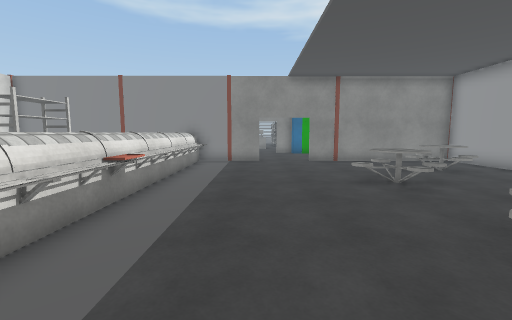
[1] (above)

20 first-person views from a walk through a 3-D level made in the Unity game engine. The camera is 1.4 m above the floor, tilts 6° down and sees 90° across. The floor is counted in squares, 1 m on a side. Each view is taken from the middle of a square. On the plan, view 1 faces up. The plan holds only what a view shows up to about 13 squares ahead; the rest is blank. The place goes on beyond the plan. The player is left out. Door leaves are left out, so doorways stand open. Some surface patterns are stand-ins.

[2]
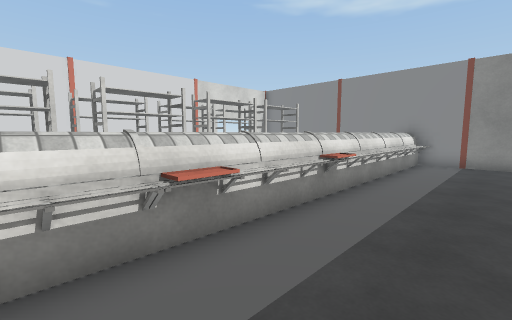

[3]
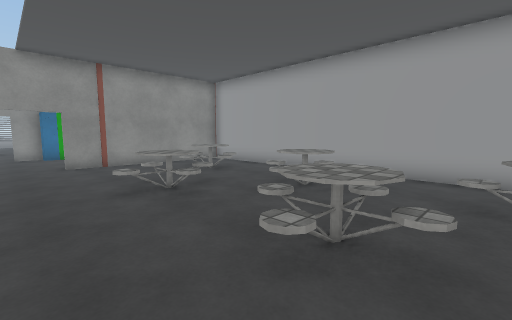

[4]
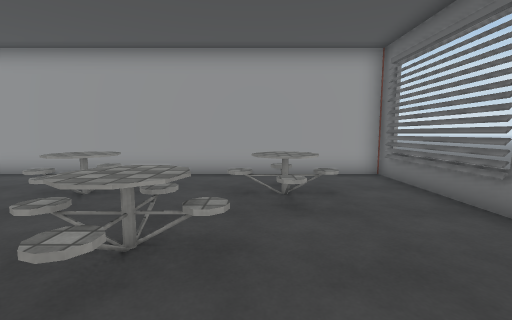

[5]
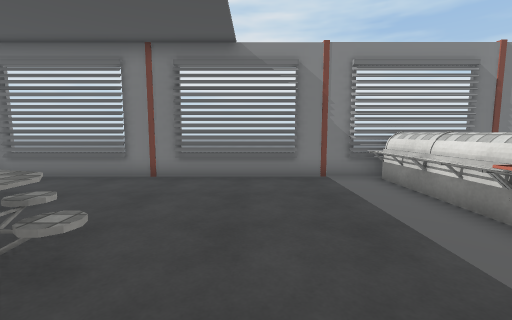

[6]
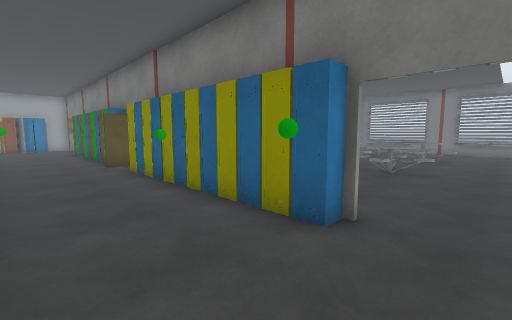

[7]
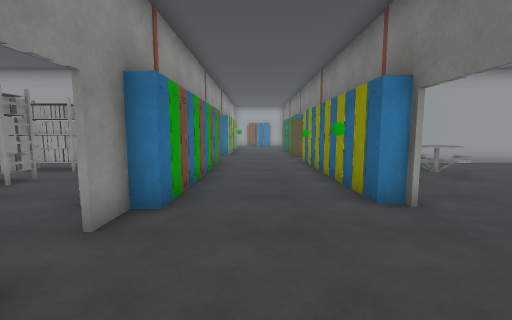

[8]
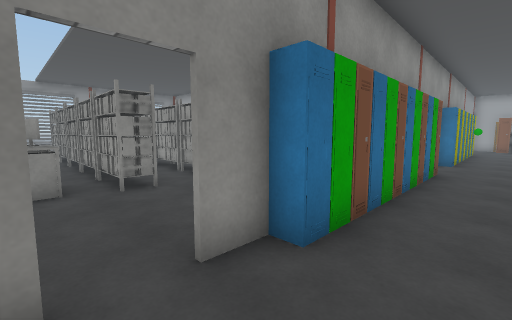

[9]
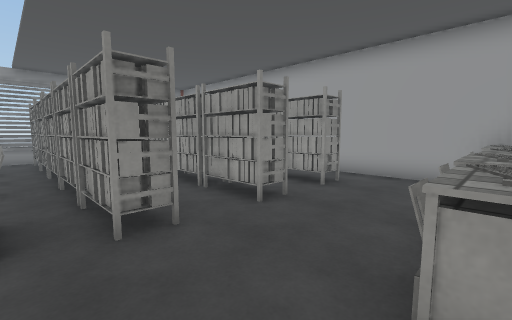

[10]
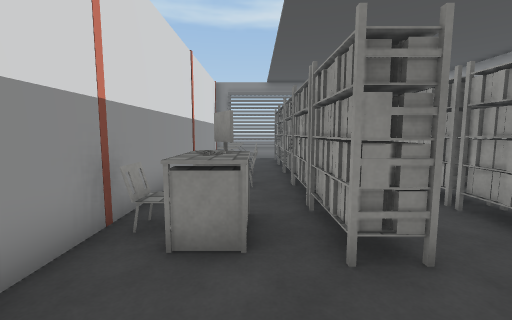

[11]
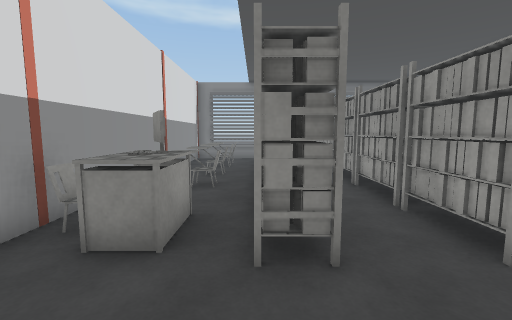

[12]
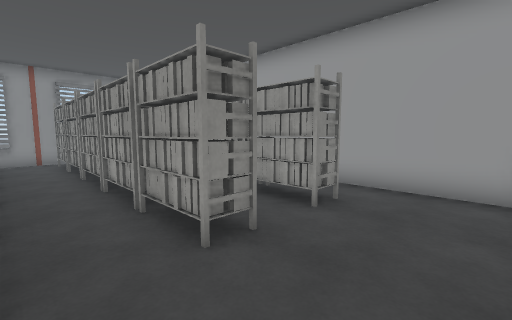

[13]
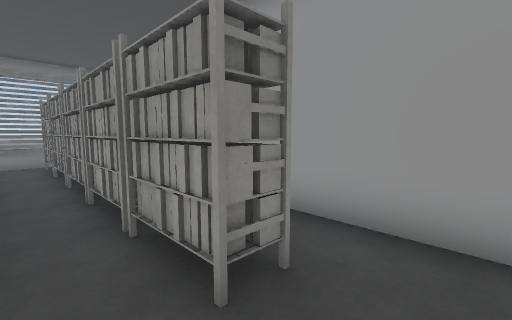

[14]
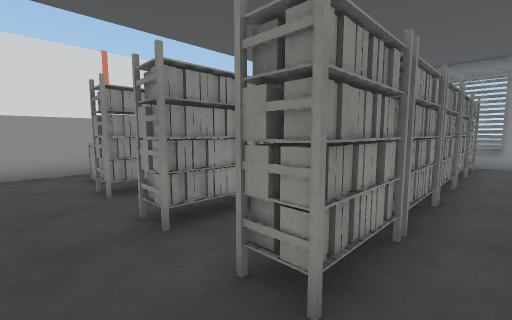

[15]
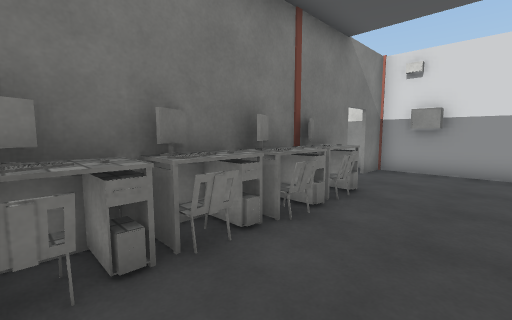

[16]
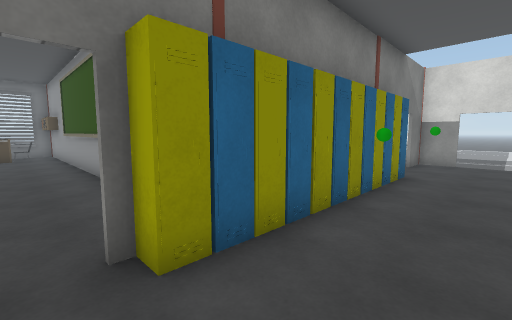

[17]
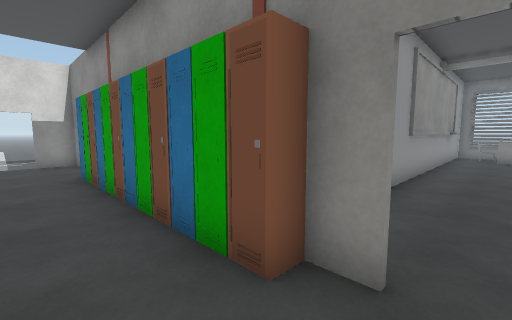

[18]
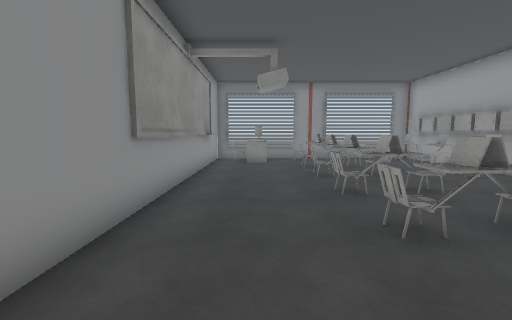

[19]
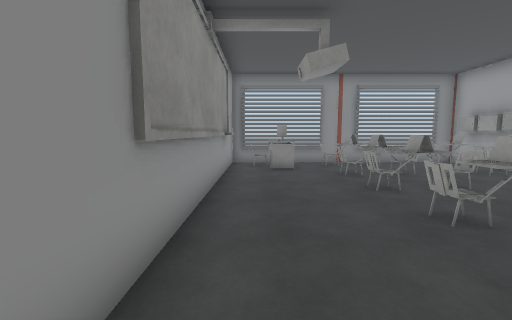

[20]
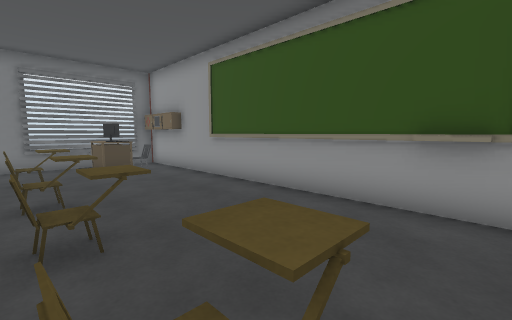

### Floor plan
Key: @ floor where view 1 was taken; # wall or solid block; . floor; D open door; = window, fence, low wall or low ledge; T table; R rack; L locker; B ball; C computer; H chair; A laptop; O other object.
Columns run from 9 left of view 1 to 16 right of it. Each row starts with its distance up from view 1.
 34           =#########=#####
 33         #O.RR.R.RR.#OO.HOO
 32         #O.RR.R.RR.#.T..O.
 31         #O.RR.R.RR.#...HOO
 30         #..RR.R.RR.#...HHH
 29         #HORR.R.RR.#...HA.
 28         #H.RR.R.RR.#...HAH
 27         #H.RR.R.RR.#......
 26         #..RR.R.RR.#...HHA
 25         #..R .R.RR.#......
 24         HOCRR.R.RR.#...HHA
 23         #TTRR.R.RR.#...H.A
 22         #..........#.....
 21         #..........#..
 20         #......H..H ..
 19         #...TTCCCTC#..
 18         #DD#LLLLLLLL#DLLOO
 17     ....D.............O...
 16     ....D.................
 15     ....D.................
 14      ...#...BLLLBLLLL.OOL
 13 #########DDDLLLLLLLLL.
 12      OO............ ..
 11      OO.........T..#..
 10      OO........TTT.#..
  9 R R  OO........TTT.#... .
  8 R R  OO......T.....#...HH
  7 R R  OO.....TTT....#.....
  6 R R  OO......T..T..#...HH
  5 R R  OO........TTT.#...HH
  4 R R  OO......T..T  #.....
  3 R R  OO.....TTT....#...HH
  2 R R  OO.....TTT.T..#.....
  1 R R  OO......T.TT..#.....
  0 R R  OO..@.....TTT.#...HH
 -1 R R  OO.........T..LHC...
 -2      OO............L.T...
 -3   ##  ###====##===#O===##

Positions as (right, up) in squares from view 1, and headings:
1: (0, 0), facing up
2: (0, 0), facing up-left
3: (1, 1), facing up-right
4: (1, 1), facing right
5: (1, 5), facing down
6: (1, 17), facing down-right
7: (-2, 16), facing right
8: (0, 16), facing up-right
9: (1, 19), facing up-right
10: (1, 20), facing up
11: (2, 20), facing up
12: (3, 20), facing up-right
13: (6, 21), facing up-right
14: (9, 21), facing up-left
15: (9, 22), facing down-left
16: (12, 16), facing down-left
17: (12, 16), facing up-left
18: (12, 20), facing up
19: (11, 22), facing up
20: (15, 9), facing down-left
